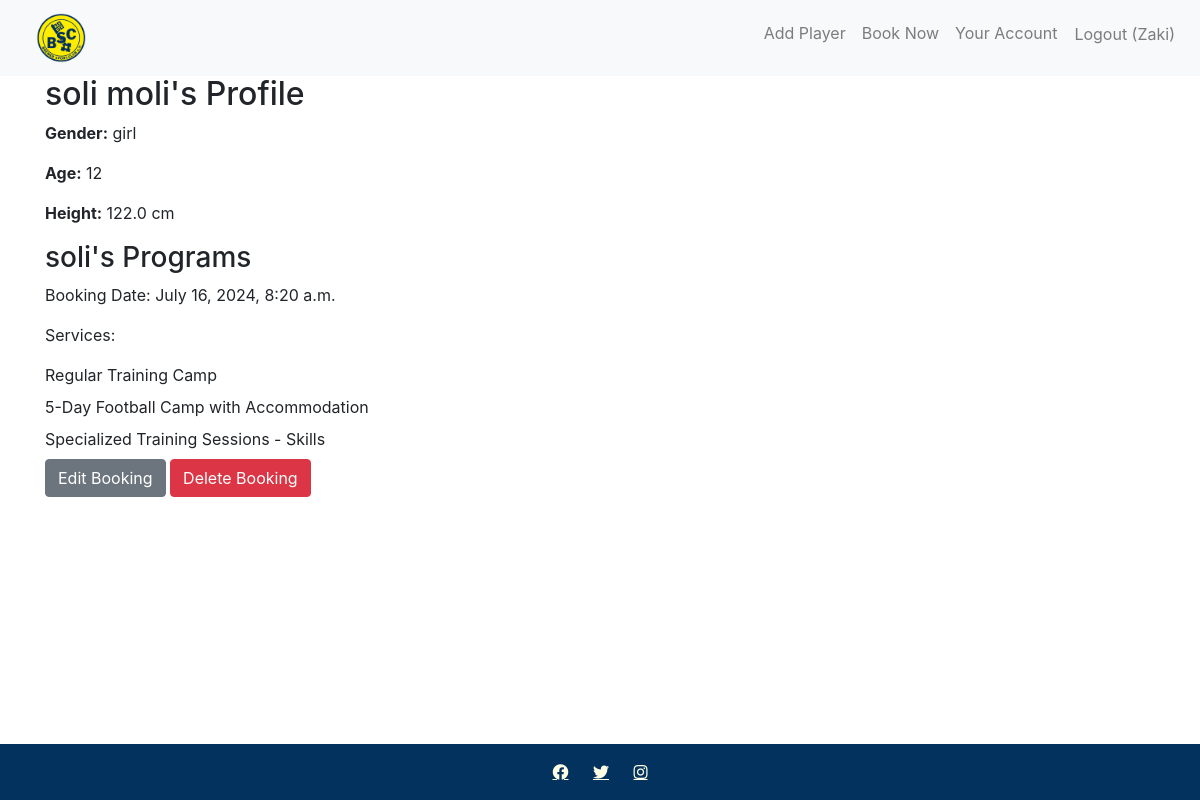
Page /player_profile/20/ (signed in) on the earlier database version.
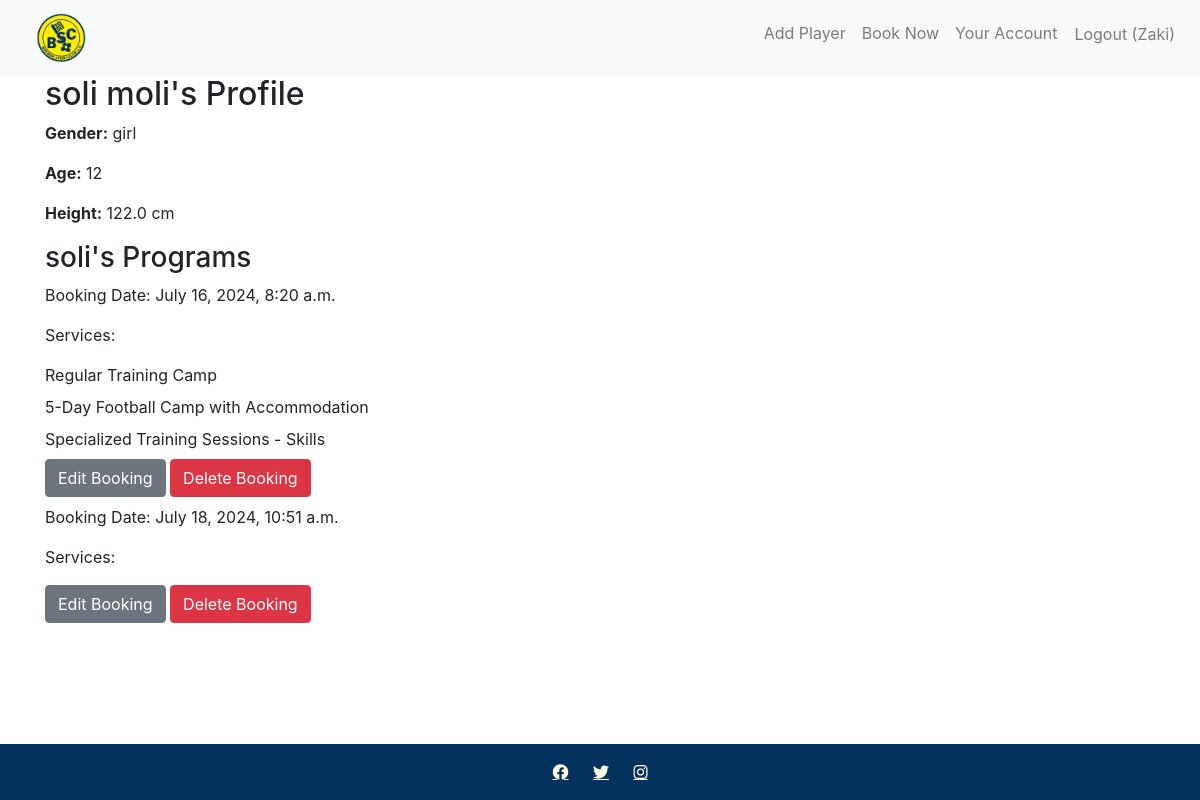
Same page on the later database version.
### football_camp/models.py (models this page shows, shortened)
class Player(models.Model):
    user = models.ForeignKey(User, on_delete=models.CASCADE, related_name='players')
    first_name = models.CharField(max_length=30)
    last_name = models.CharField(max_length=30)
    age = models.IntegerField()
    gender = models.CharField(max_length=10, choices=[('girl', 'Girl'), ('boy', 'Boy')])
    height = models.FloatField()
    pic = models.ImageField(upload_to='players/', blank=True, null=True)
    class Meta:
        verbose_name = "Player"
        verbose_name_plural = "Players"

class Booking(models.Model):
    user = models.ForeignKey(User, on_delete=models.CASCADE, verbose_name="User")
    player = models.ForeignKey(Player, on_delete=models.CASCADE, verbose_name="Player")
    services = models.ManyToManyField(Service, verbose_name="Services")
    booking_date = models.DateTimeField(auto_now_add=True, verbose_name="Booking Date")
    class Meta:
        verbose_name = "Booking"
        verbose_name_plural = "Bookings"

class Service(models.Model):
    TRAININGS = (("skills", "Skills"), ("fitness", "Fitness"), ("tactics", "Tactics"), ("all", "All"))
    title = models.CharField(max_length=100, null=False, blank=False, verbose_name="Service Title")
    focus = models.CharField(max_length=200, verbose_name="Service Focus")
    duration = models.CharField(max_length=100, verbose_name="Service Duration")
    features = models.TextField(verbose_name="Service Features")
    training = models.CharField(max_length=10, choices=TRAININGS, null=True, blank=True, verbose_name="Training Type")
    image = models.ImageField(upload_to='services/', blank=True, null=True, verbose_name="Service Image")
    class Meta:
        verbose_name = "Service"
        verbose_name_plural = "Services"

### football_camp/views.py (the view)
# urls.py: path('player_profile/<int:player_id>/', views.player_profile, name='player_profile'),
@login_required
def player_profile(request, player_id):
    player = get_object_or_404(Player.objects.select_related('user'), id=player_id)
    if player.user != request.user:
        messages.error(request, "You do not have permission to view this player's profile.")
        return redirect('home')
    bookings = Booking.objects.filter(player=player).select_related('user').prefetch_related('services')
    return render(request, 'football_camp/player_profile.html', {'player': player, 'bookings': bookings})

### football_camp/templates/football_camp/player_profile.html (shortened to what this page needs)
{% extends 'football_camp/base.html' %}
{% block content %}
<div class="container">
    <h2>{{ player.first_name }} {{ player.last_name }}'s Profile</h2>
    <div class="row">
        <div class="col-md-8">
            <p><strong>Gender:</strong> {{ player.gender }}</p>
            <p><strong>Age:</strong> {{ player.age }}</p>
            <p><strong>Height:</strong> {{ player.height }} cm</p>
        </div>
        <div class="col-md-4">
        </div>
    </div>
    <h3>{{ player.first_name }}'s Programs</h3>
    <ul>
        {% for booking in bookings %}
            <li>
                <p>Booking Date: {{ booking.booking_date }}</p>
                <p>Services:</p>
                <ul>
                    {% for service in booking.services.all %}
                        <li>{{ service.title }}</li>
                    {% endfor %}
                </ul>
                <a href="{% url 'edit_booking' booking_id=booking.id %}" class="btn btn-secondary">Edit Booking</a>
                <a href="{% url 'delete_booking' booking_id=booking.id %}" class="btn btn-danger">Delete Booking</a>
            </li>
        {% endfor %}
    </ul>
</div>
{% endblock %}

### football_camp/templates/football_camp/base.html (shortened to what this page needs)
<!DOCTYPE html>
<html lang="en">
<head>
    {% load static %}
    <link rel="stylesheet" href="{% static 'css/style.css' %}">
    <link rel="stylesheet" href="https://maxcdn.bootstrapcdn.com/bootstrap/4.5.2/css/bootstrap.min.css">
    <link rel="stylesheet" href="https://cdnjs.cloudflare.com/ajax/libs/font-awesome/5.15.3/css/all.min.css">
</head>
<body>
    <div class="wrapper">
        <nav class="navbar navbar-expand-lg navbar-light bg-light fixed-top">
            <a class="navbar-brand" href="{% url 'home' %}"><img src="{% static 'images/bsc-logo-.png' %}" alt="bsc-hastet-logo" class="logo-img-nav"></a>
            <div class="collapse navbar-collapse" id="navbarNav">
                <ul class="navbar-nav ml-auto">
                    {% if user.is_authenticated %}
                    <li class="nav-item">
                        <a class="nav-link" href="{% url 'manage_players' %}">Add Player</a>
                    </li>
                    <li class="nav-item">
                        <a class="nav-link" href="{% url 'book_service' %}">Book Now</a>
                    </li>
                    <li class="nav-item">
                        <a class="nav-link" href="{% url 'user_account' %}">Your Account</a>
                    </li>
                    <li class="nav-item">
                        <form method="post" action="{% url 'logout' %}">
                            <button type="submit" class="nav-link btn btn-link" style="cursor: pointer;">Logout
                                ({{ user.username }})</button>
                        </form>
                    </li>
                    {% endif %}
                </ul>
            </div>
        </nav>
        <main class="flex-shrink-0">
            {% block content %}{% endblock %}
        </main>
        <footer class="text-center mt-auto">
            <a href="https://facebook.com" target="_blank" class="fab fa-facebook"></a>
            <a href="https://twitter.com" target="_blank" class="fab fa-twitter"></a>
            <a href="https://instagram.com" target="_blank" class="fab fa-instagram"></a>
        </footer>
    </div>
</body>
</html>

### football_camp/static/css/style.css (style rules this page uses)
html, body { margin: 0; height: 100%; }
.wrapper { display: flex; min-height: 100vh; flex-direction: column; justify-content: space-between; }
.flex-shrink-0 { padding-top: 75px; }
main { flex: 1; }
.logo-img-nav { height: 50px; margin-left: 20px; }
.text-center a { color: #04325F; text-decoration: underline; }
ul { padding: 0; list-style: none; }
ul li { margin-bottom: 0.5rem; }
ul li a { text-decoration: none; color: #04325F; }
footer { background-color: #04325F; color: #FFFFE5; text-align: center; padding: 1rem 0; }
footer .fab { color: #ffffe5; margin: 0px 10px 0px 10px; }

Differences in the rows shown:
added Booking: booking_date "July 18, 2024, 10:51 a.m."
